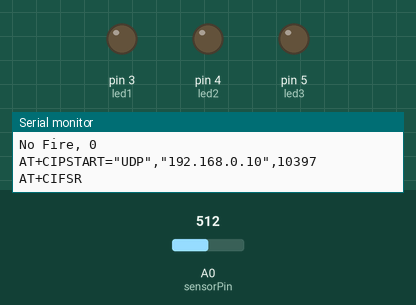
This sketch was run on a simulated Arduino Uno, built with avr-gcc and run on an emulated ATmega328P. Shown: output pins drawn as LEDs (lit = HIGH), the last lines printed to the serial monitor. Inputs (shaded band) come from the test bench; at power-on: A0 (sensorPin) = 512.

Above: at 7.2 s.
7.3 s: A0 (sensorPin) set to 55
21.3 s: A0 (sensorPin) set to 44
24.3 s: A0 (sensorPin) set to 40
At 36.22 s:
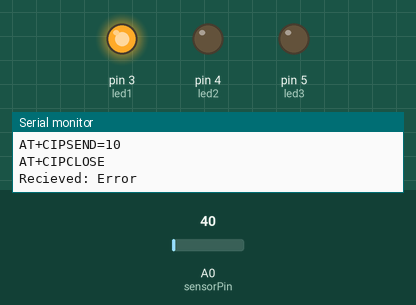
At 36.62 s:
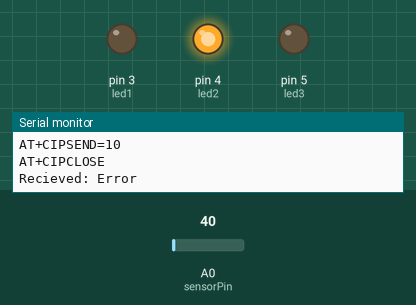
Timing chart, 0 to 39.0 s (numbered marks = the images above; inputs shaded):
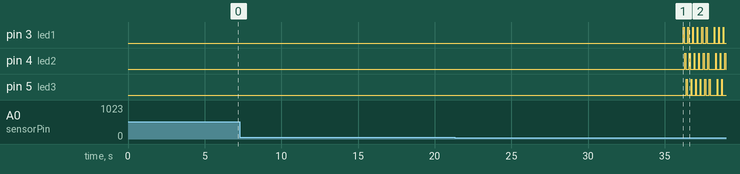

The sketch:

Fire_Detector.ino
```cpp
/*
 * Omar Vallejo
 * 1/16/2018
 * Final Project
 *
 * Fire_Detector:
 * This device will read if there is a flame going
 * and will set off a LED pattern to alert of the fire
 *
 */

//Constants Bellow
const int led1= 3;
const int led2 = 4;
const int led3 = 5;

int sensorPin = A0;
int sensorValue = 8;

#include <SoftwareSerial.h>
#define _baudrate 115200
#define _rxpin 2
#define _txpin 3
SoftwareSerial debug(_rxpin, _txpin);

//defining the connectiong
#define SSID "IoT-One"
#define PASS "IoTL@BOne"
#define IP "192.168.0.10"
#define PORT 10397

void setup() {
  // put your setup code here, to run once:

  //pin assignments
  pinMode(led1, OUTPUT);
  pinMode(led2, OUTPUT);
  pinMode(led3, OUTPUT);
  Serial.begin(_baudrate);
  debug.begin(_baudrate);

  //Test connection with database
  sendDebug("AT");
  delay(5000);
  if(Serial.find("OK")){
    debug.println("RECIEVED: OK");
    connectWifi();
  }
}

void loop() {
  // put your main code here, to run repeatedly:

  sensorValue = analogRead(sensorPin);
  String data;
  int timer= 0;
  //tests if there is a fire
  while (sensorValue<50){
    timer+=1;
    data = "Fire";
    delay(200);
    ledFlash();
    sensorValue= analogRead(sensorPin);
  }
  if (timer==0){
    data = "No Fire";
  }

  data= (data+ ", "+timer); ///////prints out data first//////////
  Serial.println(data+ "\n");
  updateGateway(data); //send data to updateGateway
  delay(10000);
}

//LED warning pattern . Timer turns up to be 300 value
void ledFlash(){
  int times =0;
  while (times<6){
    digitalWrite(led1, HIGH); //turn led1 on
    delay(50);
    digitalWrite(led1, LOW); //turn led1 off
    delay(50);
    digitalWrite(led2, HIGH); //turn led1 on
    delay(50);
    digitalWrite(led2, LOW); //turn led1 off
    delay(50);
    digitalWrite(led3, HIGH); //turn led1 on
    delay(50);
    digitalWrite(led3, LOW); //turn led1 off
    delay(50);
    times+=1;
    }
}

//send data to gateway
void updateGateway(String data){
  //Setup connection to gateway
  String cmd = "AT+CIPSTART=\"UDP\",\"";
  cmd += IP;
  cmd += "\",";
  cmd += PORT;

  sendDebug(cmd);
  Serial.println("AT+CIFSR");
  delay(2000);
  if(Serial.find("Error")){
    debug.println("Recieved:Error");
    return;
  }

  cmd = data;

  Serial.print("AT+CIPSEND=");
  Serial.println(cmd.length());

  if(Serial.find(">")){
    debug.print(">");
    debug.println(cmd);
    Serial.print(cmd);
  }
  else
  {
    sendDebug("AT+CIPCLOSE");
  }

  if(Serial.find("OK")){
    sendDebug("Recieved: OK");
    //may need to remove
    sendDebug("AT+CIPCLOSE");
  }
  else
  {
    sendDebug("Recieved: Error");
  }
}


void sendDebug(String cmd){
  debug.print("SEND: ");
  debug.println(cmd);
  Serial.println(cmd);
}

boolean connectWifi()
{
  Serial.println("AT+CWMODE=1");
  delay(2000);

  String cmd = "AT+CWJAP=\"";
  cmd += SSID;
  cmd += "\",\"";
  cmd += PASS;
  cmd += "\"";

  sendDebug(cmd);
  delay(8000);

  if(Serial.find("OK"))
  {
    debug.println("RECEIVED: OK");
    Serial.println("connected");
    return true;
  } else {
    debug.println("Recieved: Error");
    return false;
  }
}
```
